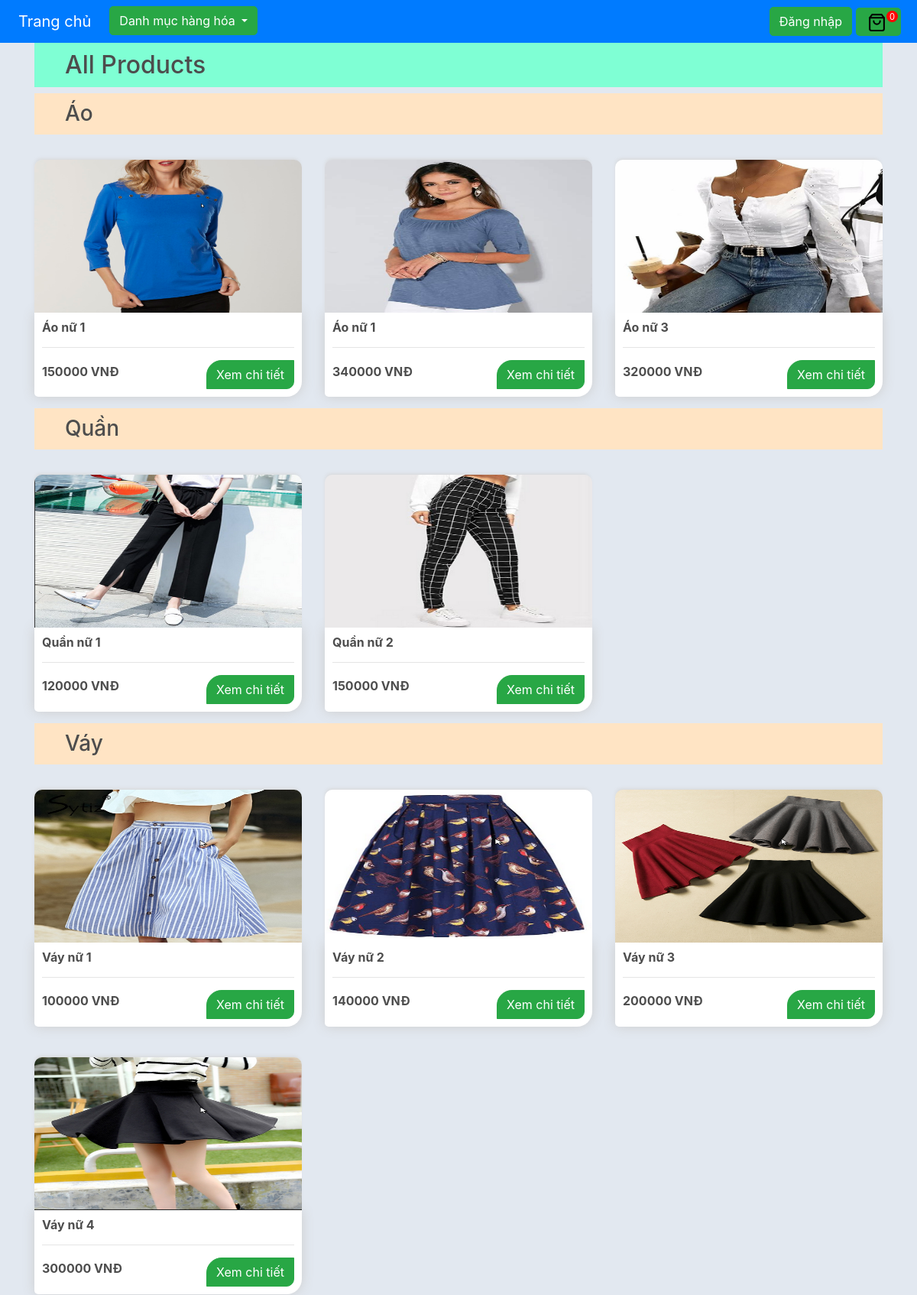
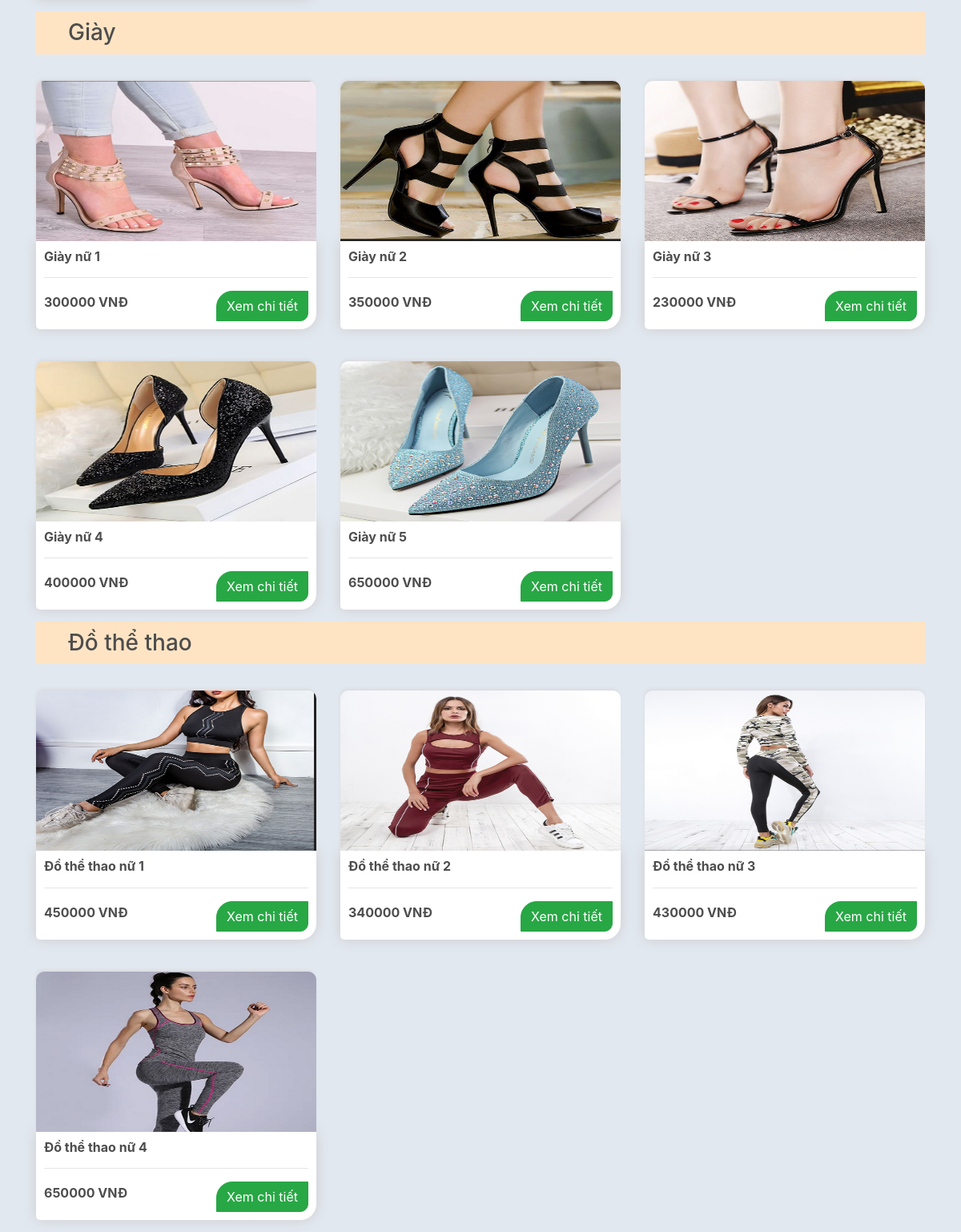
The page / on the database its author committed (2 pictures, top to bottom).
### store/models.py (models this page shows, shortened)
class Product(models.Model):
    CATEGORY = (
        ('Crop Top', 'Crop Top'),
        ('Jacket', 'Jacket'),
        ('Pant', 'Pant'),
        ('Shoes', 'Shoes'),
        ('Sport equipment', 'sport equipment'),
    )
    name = models.CharField(max_length=255, null=True)
    price = models.FloatField(null=True)
    category = models.CharField(max_length=255, null=True, choices=CATEGORY)
    description = models.TextField(blank=True)
    date_created = models.DateTimeField(auto_now_add=True, null=True)
    image = models.ImageField(null=True, blank=True, upload_to="images")
    tags = models.ManyToManyField(Tag)

### store/views.py (the view)
# urls.py: path('', include('store.urls')),
def store(request):
    if request.user.is_authenticated:
        if request.user.is_staff:
            return redirect('/staff')
        else:
            customer = request.user.customer
            order, created = Order.objects.get_or_create(customer=customer, iscompleted=False)
            items = order.orderitem_set.all()
            cartItems = order.get_cart_items
    else:
        items = []
        order = {'get_cart_total': 0, 'get_cart_items': 0}
        cartItems = order['get_cart_items']
    products = Product.objects.all();
    CropTopProduct = Product.objects.filter(category="Crop Top")
    PantsProduct =  Product.objects.filter(category="Pant")
    JactketProduct = Product.objects.filter(category="Jacket")
    ShoesProduct = Product.objects.filter(category="Shoes")
    Sportequipment = Product.objects.filter(category="Sport equipment")
    context= {'products': CropTopProduct, 'PantsProduct': PantsProduct,'JactketProduct':JactketProduct, 'Sportequipment':Sportequipment,'ShoesProduct': ShoesProduct, 'cartItems':cartItems}
    return render(request, "store/store.html", context)

### store/templates/store/store.html
{% extends 'store/main.html' %} {% load static %} {% block content %}
<h2 style="background-color: aquamarine; padding: 10px 20px 10px 40px">
  All Products
</h2>
<h3 style="background-color: bisque;padding: 10px 20px 10px 40px">Áo</h3>
<div class="row">
  {% for product in products %}
  <div class="col-lg-4" style="padding: 15px">
    <img
      style="border-radius: 10px 10px 0px 0px"
      class="thumbnail"
      src="{{product.image.url}}"
    />
    <div class="box-element product" style="border-radius: 0px 0px 20px 5px">
      <h6><strong>{{product.name}}</strong></h6>
      <hr />
      <div
        class="form-inline my-2 my-lg-0"
        style="display: flex; justify-content: space-between"
      >
        <h6 style="display: inline-block">
          <strong>{{product.price|floatformat:0}} VNĐ</strong>
        </h6>
        <div class="form-inline my-2 my-lg-0">
          <a
            class="btn btn-success"
            style="border-radius: 20px 0 10px 0"
            name="detailproduct"
            data-action="viewproduct"
            data-product="{{product.id}}"
            href="{% url 'detailproduct' pk=product.id %}"
            >Xem chi tiết</a
          >
        </div>
      </div>
    </div>
  </div>
  {% endfor %}
</div>
<h3 style="background-color: bisque;padding: 10px 20px 10px 40px">Quần</h3>
<div class="row">
  {% for product in PantsProduct %}
  <div class="col-lg-4" style="padding: 15px">
    <img
      style="border-radius: 10px 10px 0px 0px"
      class="thumbnail"
      src="{{product.image.url}}"
    />
    <div class="box-element product" style="border-radius: 0px 0px 20px 5px">
      <h6><strong>{{product.name}}</strong></h6>
      <hr />
      <div
        class="form-inline my-2 my-lg-0"
        style="display: flex; justify-content: space-between"
      >
        <h6 style="display: inline-block">
          <strong>{{product.price|floatformat:0}} VNĐ</strong>
        </h6>
        <div class="form-inline my-2 my-lg-0">
          <a
            class="btn btn-success"
            style="border-radius: 20px 0 10px 0"
            name="detailproduct"
            data-action="viewproduct"
            data-product="{{product.id}}"
            href="{% url 'detailproduct' pk=product.id %}"
            >Xem chi tiết</a
          >
        </div>
      </div>
    </div>
  </div>
  {% endfor %}
</div>
<h3 style="background-color: bisque;padding: 10px 20px 10px 40px">Váy</h3>
<div class="row">
  {% for product in JactketProduct %}
  <div class="col-lg-4" style="padding: 15px">
    <img
      style="border-radius: 10px 10px 0px 0px"
      class="thumbnail"
      src="{{product.image.url}}"
    />
    <div class="box-element product" style="border-radius: 0px 0px 20px 5px">
      <h6><strong>{{product.name}}</strong></h6>
      <hr />
      <div
        class="form-inline my-2 my-lg-0"
        style="display: flex; justify-content: space-between"
      >
        <h6 style="display: inline-block">
          <strong>{{product.price|floatformat:0}} VNĐ</strong>
        </h6>
        <div class="form-inline my-2 my-lg-0">
          <a
            class="btn btn-success"
            style="border-radius: 20px 0 10px 0"
            name="detailproduct"
            data-action="viewproduct"
            data-product="{{product.id}}"
            href="{% url 'detailproduct' pk=product.id %}"
            >Xem chi tiết</a
          >
        </div>
      </div>
    </div>
  </div>
  {% endfor %}
</div>
<h3 style="background-color: bisque;padding: 10px 20px 10px 40px">Giày</h3>
<div class="row">
  {% for product in ShoesProduct %}
  <div class="col-lg-4" style="padding: 15px">
    <img
      style="border-radius: 10px 10px 0px 0px"
      class="thumbnail"
      src="{{product.image.url}}"
    />
    <div class="box-element product" style="border-radius: 0px 0px 20px 5px">
      <h6><strong>{{product.name}}</strong></h6>
      <hr />
      <div
        class="form-inline my-2 my-lg-0"
        style="display: flex; justify-content: space-between"
      >
        <h6 style="display: inline-block">
          <strong>{{product.price|floatformat:0}} VNĐ</strong>
        </h6>
        <div class="form-inline my-2 my-lg-0">
          <a
            class="btn btn-success"
            style="border-radius: 20px 0 10px 0"
            name="detailproduct"
            data-action="viewproduct"
            data-product="{{product.id}}"
            href="{% url 'detailproduct' pk=product.id %}"
            >Xem chi tiết</a
          >
        </div>
      </div>
    </div>
  </div>
  {% endfor %}
</div>
<h3 style="background-color: bisque;padding: 10px 20px 10px 40px">Đồ thể thao</h3>
<div class="row">
  {% for product in Sportequipment %}
  <div class="col-lg-4" style="padding: 15px">
    <img
      style="border-radius: 10px 10px 0px 0px"
      class="thumbnail"
      src="{{product.image.url}}"
    />
    <div class="box-element product" style="border-radius: 0px 0px 20px 5px">
      <h6><strong>{{product.name}}</strong></h6>
      <hr />
      <div
        class="form-inline my-2 my-lg-0"
        style="display: flex; justify-content: space-between"
      >
        <h6 style="display: inline-block">
          <strong>{{product.price|floatformat:0}} VNĐ</strong>
        </h6>
        <div class="form-inline my-2 my-lg-0">
          <a
            class="btn btn-success"
            style="border-radius: 20px 0 10px 0"
            name="detailproduct"
            data-action="viewproduct"
            data-product="{{product.id}}"
            href="{% url 'detailproduct' pk=product.id %}"
            >Xem chi tiết</a
          >
        </div>
      </div>
    </div>
  </div>
  {% endfor %}
</div>
{% endblock content %}

### store/templates/store/main.html (shortened to what this page needs)
<!DOCTYPE html>
{% load static %}
<html lang="en">
  <head>
    <link
      rel="stylesheet"
      href="https://stackpath.bootstrapcdn.com/bootstrap/4.4.1/css/bootstrap.min.css"
    />
    <link
      rel="stylesheet"
      href="https://use.fontawesome.com/releases/v5.3.1/css/all.css"
    />
    <link rel="stylesheet" type="text/css" href="{% static 'css/main.css' %}" />
    <link
      rel="stylesheet"
      type="text/css"
      href="{% static 'css/profile.css' %}"
    />
  </head>
  <body>
    <nav class="navbar navbar-expand-lg navbar-dark bg-primary">
      <div class="collapse navbar-collapse" id="navbarSupportedContent">
        <ul class="navbar-nav mr-auto">
          <li class="nav-item active">
            <a class="nav-link navbar-brand" href="{% url 'store' %}"
              >Trang chủ <span class="sr-only">(current)</span></a
            >
          </li>
          <li class="nav-item active">
            <div class="dropdown">
              <button
                class="btn btn-success dropdown-toggle"
                type="button"
                id="dropdownMenuButton"
                data-toggle="dropdown"
                aria-haspopup="true"
                aria-expanded="false"
                style="border-radius: 5px"
              >
                Danh mục hàng hóa
              </button>
            </div>
          </li>
        </ul>
        <div
          class="form-inline my-2 my-lg-0"
          style="display: flex; justify-content: space-between"
        >
          {% if user.is_authenticated %}
          <div class="form-inline my-2 my-lg-0">
            <a
              href="{% url 'customerprofile' %}"
              style="color: aliceblue; margin-right: 20px"
            >
              Xin chào&nbsp; {{user.first_name}} {{user.last_name}}</a
            >
          </div>
          <div class="form-inline my-2 my-lg-0">
            <a
              class="btn btn-success"
              style="border-radius: 5px"
              href="{% url 'logout' %}"
              >Đăng xuất</a
            >
            {% else %}
            <a
              href="{% url 'login' %}"
              class="btn btn-success"
              style="border-radius: 5px"
              >Đăng nhập</a
            >
            {% endif %}
            <a
              href="{% url 'cart' %}"
              class="form-inline my-2 my-lg-0 bg-success"
              style="
                border-radius: 5px;
                margin: 0 5px;
                padding: 4px 4px 2px 0px;
              "
            >
              <img
                id="cart-icon"
                src="{% static 'images/shopping-bag.svg' %}"
              />
              <p
                id="cart-total"
                style="width: 15px; height: 15px; font-size: 0.7rem"
              >
                {{cartItems}}
              </p>
            </a>
          </div>
        </div>
    </nav>
    <div class="container">{% block content %} {% endblock content %}</div>
  </body>
</html>

### static/css/main.css (style rules this page uses)
html, body { width: 100%; height: 100%; }
body { background-color: hsl(0, 0%, 98%); margin-top: 0; }
h1, h2, h3, h4, h5, h6 { color: hsl(0, 0%, 30%); }
.box-element { box-shadow: hsl(0, 0%, 80%) 0 0 16px; background-color: #fff; border-radius: 4px; padding: 10px; }
.thumbnail { width: 100%; height: 200px; -webkit-box-shadow: -1px -3px 5px -2px rgba(214, 214, 214, 1); -moz-box-shadow: -1px -3px 5px -2px rgba(214, 214, 214, 1); box-shadow: -1px -3px 5px -2px rgba(214, 214, 214, 1); }
.product { border-radius: 0 0 4px 4px; }
#cart-icon { width: 25px; display: inline-block; margin-left: 15px; }
#cart-total { display: block; text-align: center; color: #fff; background-color: red; width: 20px; height: 25px; border-radius: 50%; font-size: 14px; }
.col-lg-4, .col-lg-6, .col-lg-8, .col-lg-12 { margin-top: 10px; }
.btn { border-radius: 0; }

### static/css/profile.css (style rules this page uses)
body { color: #1a202c; text-align: left; background-color: #e2e8f0; }

### rows shown on the page
Product: image (picture), name "Áo nữ 1", price "150000"
Product: image (picture), name "Áo nữ 1", price "340000"
Product: image (picture), name "Áo nữ 3", price "320000"
Product: image (picture), name "Quần nữ 1", price "120000"
Product: image (picture), name "Quần nữ 2", price "150000"
Product: image (picture), name "Váy nữ 1", price "100000"
Product: image (picture), name "Váy nữ 2", price "140000"
Product: image (picture), name "Váy nữ 3", price "200000"
Product: image (picture), name "Váy nữ 4", price "300000"
Product: image (picture), name "Giày nữ 1", price "300000"
Product: image (picture), name "Giày nữ 2", price "350000"
Product: image (picture), name "Giày nữ 3", price "230000"
Product: image (picture), name "Giày nữ 4", price "400000"
Product: image (picture), name "Giày nữ 5", price "650000"
Product: image (picture), name "Đồ thể thao nữ 1", price "450000"
Product: image (picture), name "Đồ thể thao nữ 2", price "340000"
Product: image (picture), name "Đồ thể thao nữ 3", price "430000"
Product: image (picture), name "Đồ thể thao nữ 4", price "650000"

### other values the page prints
{{ cartItems }} "0"
